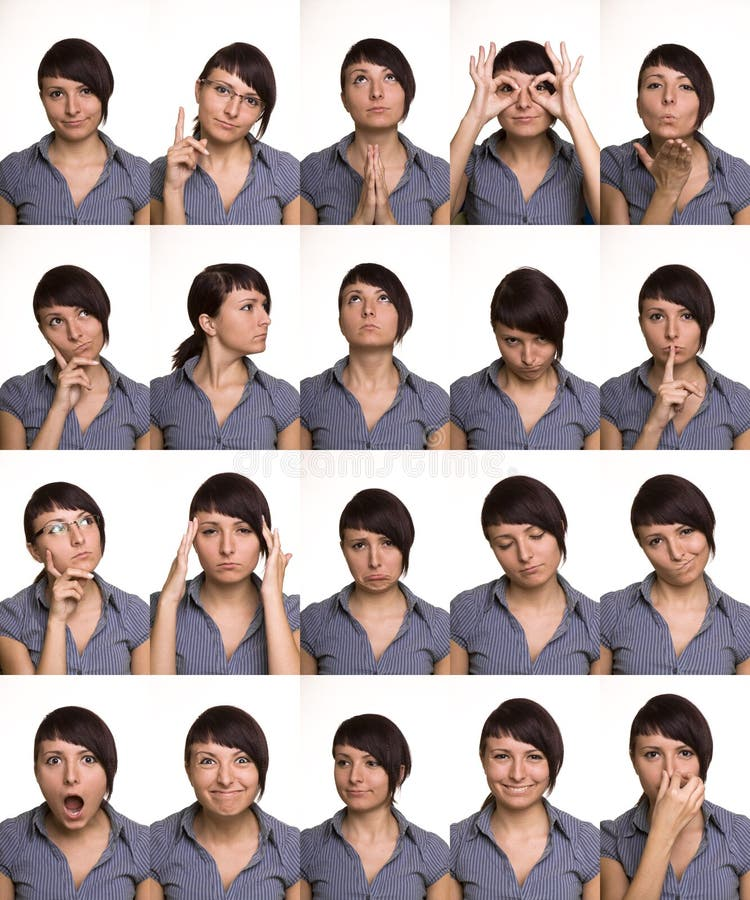
#> input picture code/facial-expressions.jpeg, 750 x 900 px
$ jupyter execute --allow-errors haar1.ipynb
#> lines starting #> are read from the running program, lines starting #| are printed output that depends on the picture; after the words box and inside, x2 and y2 are one past the last pixel; in counts of white or black regions, pixels touching at a corner belong together
# <center> **Haar Filters - Example 1** </center>
## <font size=4> **Visión por Computadora 2025** </font> <font color=gray size=4> -- Alan Reyes-Figueroa </font>

[cell 1]
import numpy as np
import matplotlib.pyplot as plt
from matplotlib import cm
import seaborn as sns

from skimage.color import rgb2gray, gray2rgb
from skimage import data
from PIL import Image

from time import time

import cv2

# Read Image

[cell 2]
imagePath = 'facial-expressions.jpeg'

[cell 3]
I = plt.imread(imagePath)
#> I is the input picture: shape (900, 750, 3); mean R, G, B 181.1, 167.5, 166
I.shape
#> Out = (900, 750, 3)

[cell 4]
plt.figure(figsize=(5,5))
plt.imshow(I)
plt.show()

# Image (OpenCV)

[cell 5]
img = cv2.imread(imagePath)
img.shape
#> Out = (900, 750, 3)

[cell 6]
img = cv2.resize(img, (img.shape[1]//2, img.shape[0]//2))
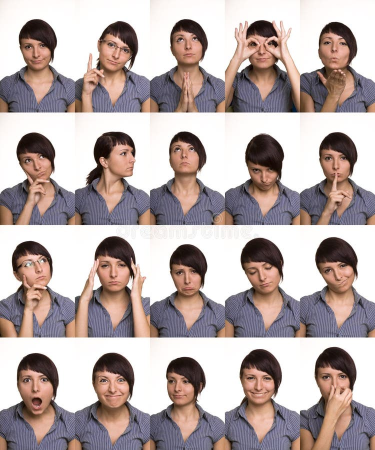
#> img: shape (450, 375, 3); mean B, G, R 166.1, 167.6, 181.2
img.shape
#> Out = (450, 375, 3)

[cell 7]
gray_image = cv2.cvtColor(img, cv2.COLOR_BGR2GRAY)
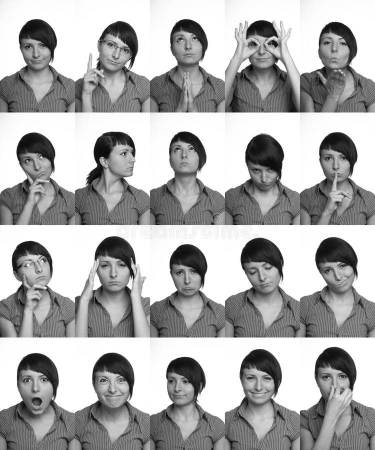
#> gray_image: shape (450, 375); min 2, max 255, mean 171.5
gray_image.shape
#> Out = (450, 375)

# Face Cascade Classifier

[cell 8]
face_classifier1  = cv2.CascadeClassifier("haarcascade_frontalface_default.xml")

# [8 lines of commented-out code are left out]

[cell 9]
face1 = face_classifier1.detectMultiScale(gray_image, scaleFactor=1.1, minNeighbors=1, minSize=(10, 10))
#> face1 = 19 rows, first 6: [100, 183, 26, 26], [317, 30, 36, 36], [162, 369, 34, 34], [168, 138, 34, 34], [318, 144, 36, 36], [164, 254, 47, 47]


# [7 lines of commented-out code are left out]

[cell 10]
face1.shape
#> Out = (19, 4)

[cell 11]
face1
#> Out has the same summary as face1

[cell 12]
for (x, y, w, h) in face1:
    cv2.rectangle(img, (x, y), (x + w, y + h), (0, 255, 0), 2)
#> this loop made 19 passes
#> (x, y, w, h) on passes 1 to 12: (100, 183, 26, 26), (317, 30, 36, 36), (162, 369, 34, 34), (168, 138, 34, 34), (318, 144, 36, 36), (164, 254, 47, 47), (314, 361, 41, 41), (239, 363, 39, 39), (170, 26, 37, 37), (11, 27, 51, 51), (13, 362, 44, 44), (91, 363, 43, 43)
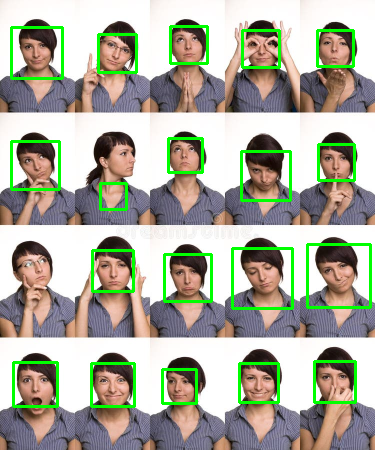
#> img: shape (450, 375, 3); 5.67% of pixels changed, all inside (x1, y1, x2, y2) = (10, 25, 372, 408)

#> (a cell that did not finish here is left out)

#> (a cell that did not finish here is left out)

[cell 15]
img_rgb = cv2.cvtColor(img, cv2.COLOR_BGR2RGB)

$ run again, with code/bananas.jpeg copied over code/facial-expressions.jpeg
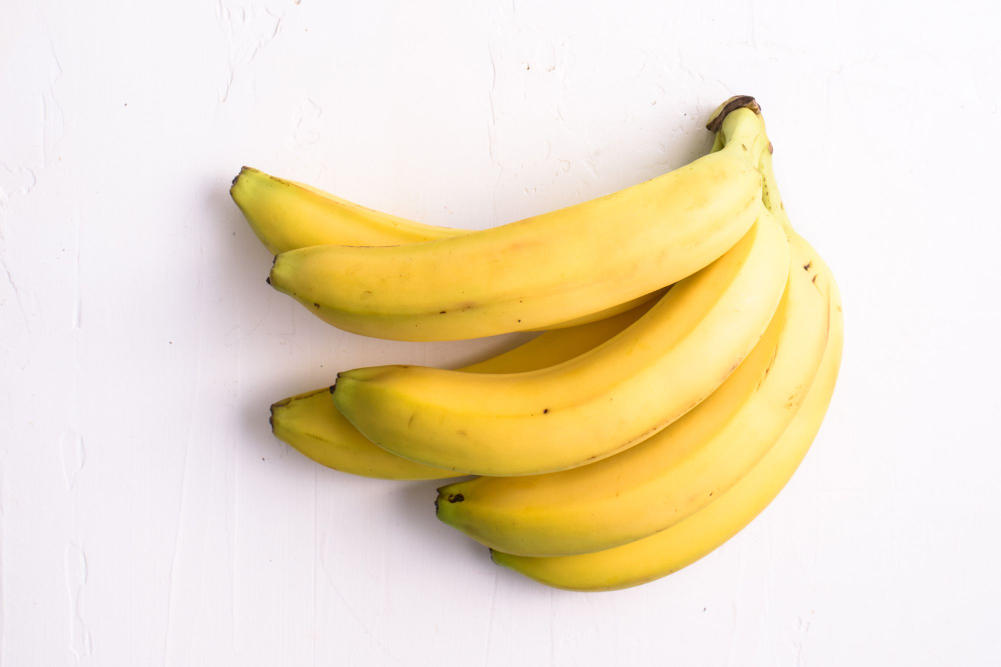
#> input picture code/bananas.jpeg, 2002 x 1334 px (shown at 1/2 size)
#> I is the input picture: shape (1334, 2002, 3); mean R, G, B 238.5, 224.9, 197.6
#> `img = cv2.resize(img, (img.shape[1]//2, img.shape[0]//2))`:
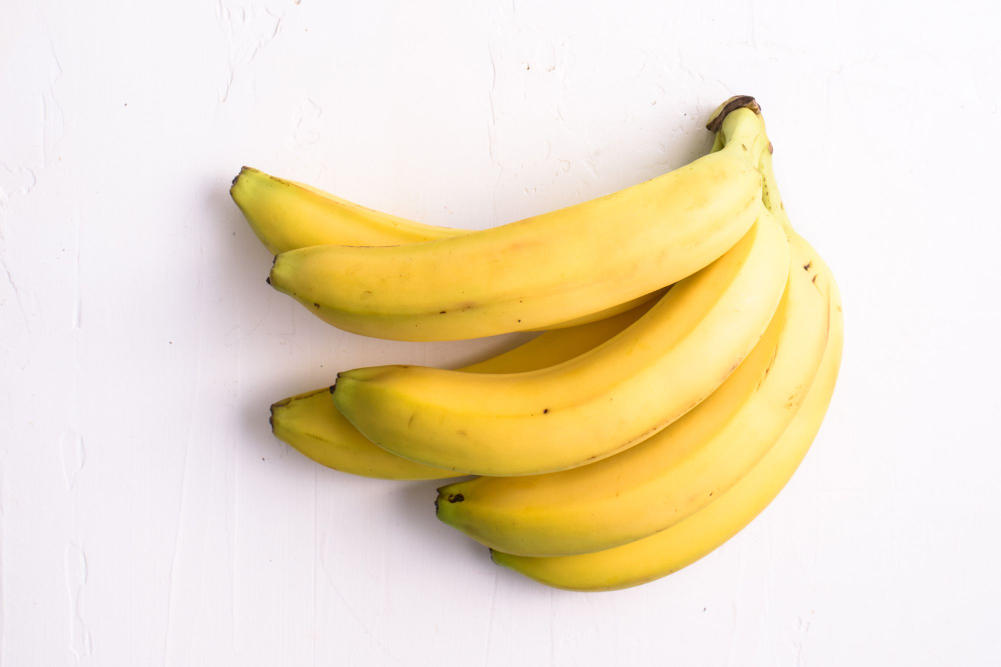
#> img: shape (667, 1001, 3); mean B, G, R 197.7, 225, 238.6
#> `gray_image = cv2.cvtColor(img, cv2.COLOR_BGR2GRAY)`:
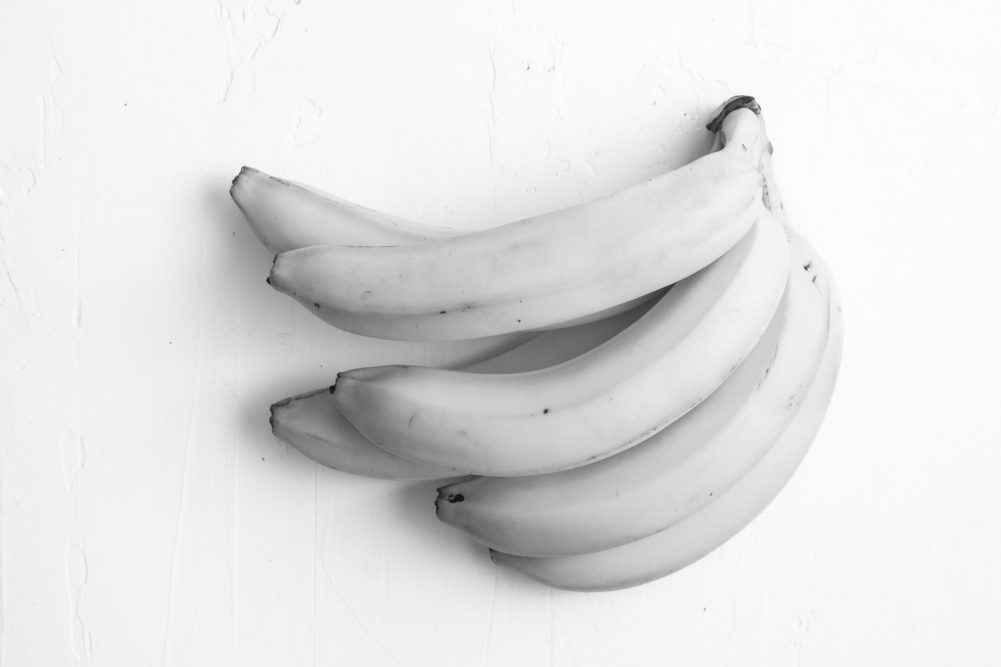
#> gray_image: shape (667, 1001); min 16, max 254, mean 225.9
#> face1 = ()
